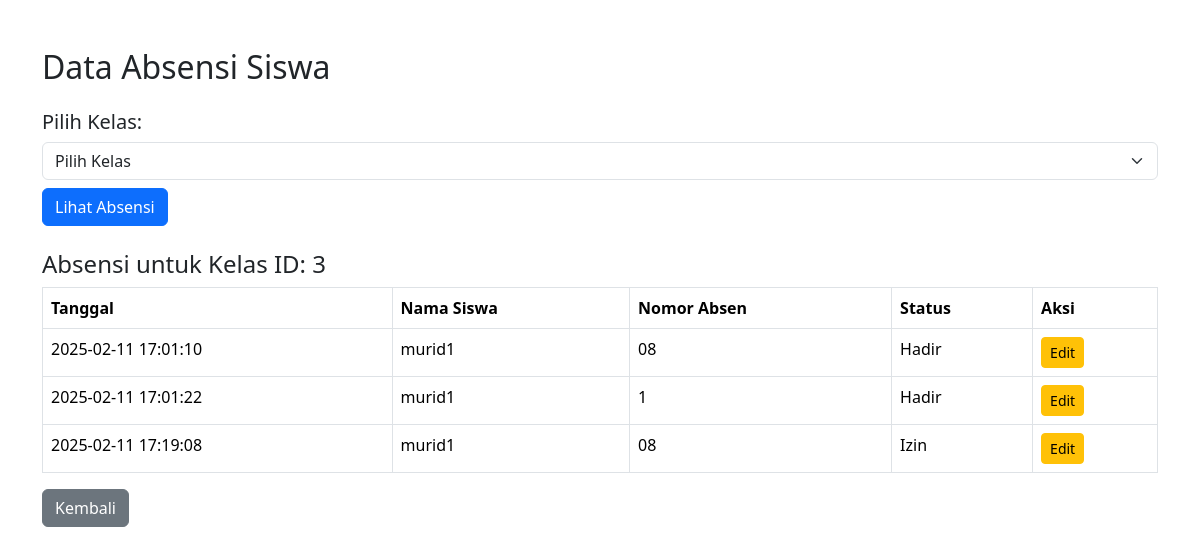
The app's page /lihat_absensi.php?class_id=3 (signed in) with its own data.
### tables this page shows
CREATE TABLE `attendance` (
  `id` int NOT NULL,
  `student_id` int NOT NULL,
  `class_id` int NOT NULL,
  `attendance_code` varchar(50) NOT NULL,
  `status` enum('Hadir','Alpha','Izin','Sakit') NOT NULL,
  `date` timestamp NULL DEFAULT CURRENT_TIMESTAMP
);

CREATE TABLE `users` (
  `id` int NOT NULL,
  `nama` varchar(255) DEFAULT NULL,
  `username` varchar(100) NOT NULL,
  `password` varchar(255) NOT NULL,
  `role` enum('guru','siswa') NOT NULL
);

### lihat_absensi.php (the view, shortened to what this page needs)
<?php
include 'config/db.php';
if (isset($_GET['class_id'])) {
    $class_id = $_GET['class_id'];
    $attendance_query = $conn->query("
        SELECT a.date, a.status, u.username, a.student_id, a.attendance_code
        FROM attendance a
        JOIN users u ON a.student_id = u.id
        WHERE a.class_id = $class_id
    ");
}
?>
<!DOCTYPE html>
<html lang="id">
<head>
    <link rel="stylesheet" href="https://cdn.jsdelivr.net/npm/bootstrap@5.3.2/dist/css/bootstrap.min.css">
</head>
<body>
    <div class="container mt-5">
        <h2 class="mb-4">Data Absensi Siswa</h2>
        <h5>Pilih Kelas:</h5>
        <form method="GET" class="mb-4">
            <select name="class_id" class="form-select mb-2" required>
                <option value="">Pilih Kelas</option>
            </select>
            <button type="submit" class="btn btn-primary">Lihat Absensi</button>
        </form>
        <?php if (isset($attendance_query)): ?>
            <h4>Absensi untuk Kelas ID: <?= $class_id ?></h4>
            <table class="table table-bordered">
                <thead>
                    <tr>
                        <th>Tanggal</th>
                        <th>Nama Siswa</th>
                        <th>Nomor Absen</th>
                        <th>Status</th>
                        <th>Aksi</th>
                    </tr>
                </thead>
                <tbody>
                    <?php while ($attendance = $attendance_query->fetch_assoc()): ?>
                        <tr>
                            <td><?= $attendance['date'] ?></td>
                            <td><?= $attendance['username'] ?></td>
                            <td><?= $attendance['attendance_code'] ?></td>
                            <td><?= $attendance['status'] ?></td>
                            <td>
                                <a href="edit_siswa.php?student_id=<?= $attendance['student_id'] ?>&class_id=<?= $class_id ?>" class="btn btn-warning btn-sm">Edit</a>
                            </td>
                        </tr>
                    <?php endwhile; ?>
                </tbody>
            </table>
        <?php endif; ?>
        <a href="index.php" class="btn btn-secondary">Kembali</a>
    </div>
</body>
</html>

### records on screen
attendance: date "2025-02-11 17:01:10", student.username "murid1", attendance_code "08", status "Hadir"
attendance: date "2025-02-11 17:01:22", student.username "murid1", attendance_code "1", status "Hadir"
attendance: date "2025-02-11 17:19:08", student.username "murid1", attendance_code "08", status "Izin"

### other values on screen
$class_id "3"
